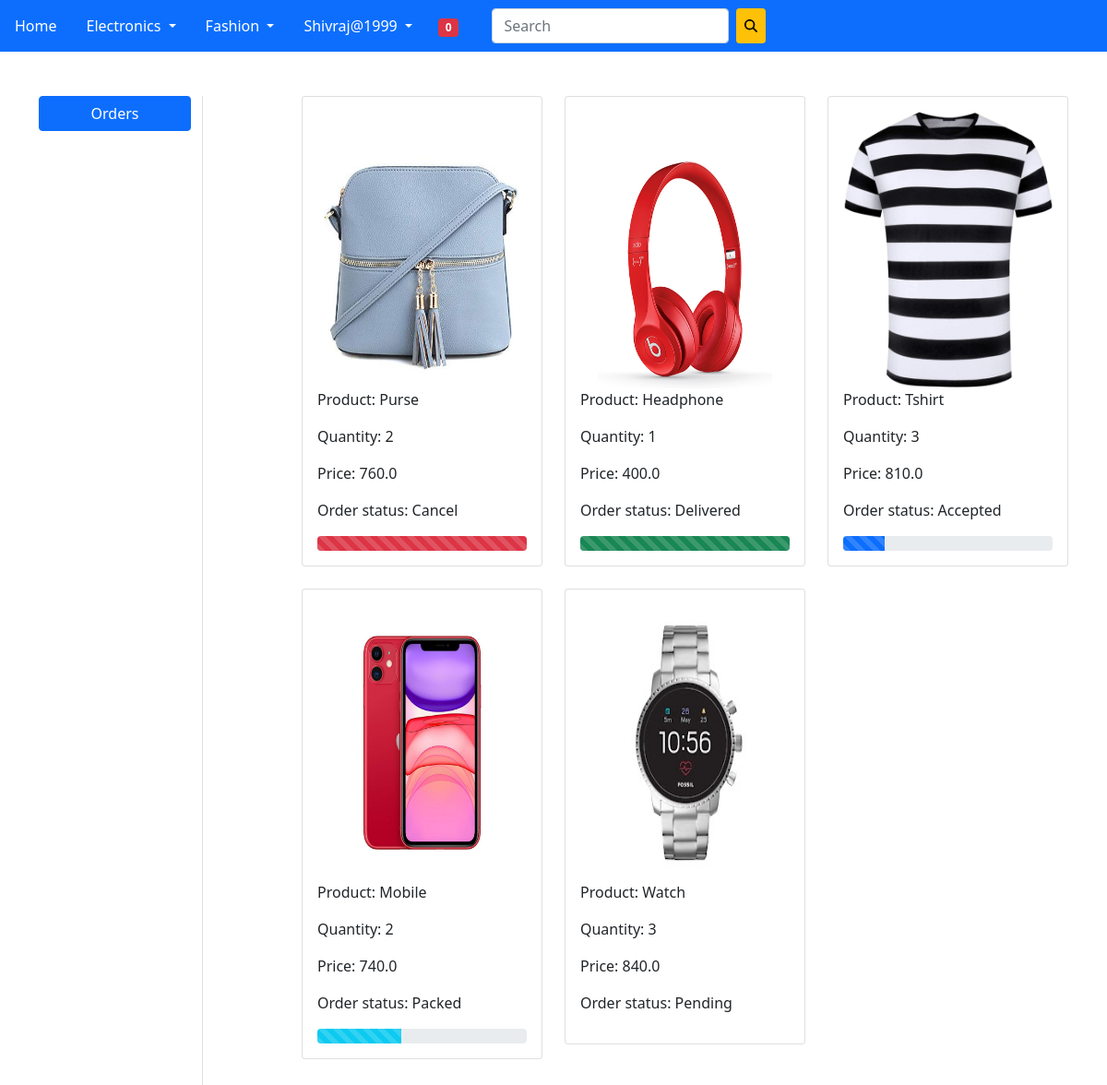
The page /orders/ (signed in) on the database its author committed.
### app/models.py (models this page shows, shortened)
class OrderPlaced(models.Model):
 user = models.ForeignKey(User, on_delete=models.CASCADE)
 customer = models.ForeignKey(Customer, on_delete=models.CASCADE)
 product = models.ForeignKey(Product, on_delete=models.CASCADE)
 quantity = models.PositiveIntegerField(default=1)
 ordered_date = models.DateTimeField(auto_now_add=True)
 status = models.CharField(max_length=50,choices=STATUS_CHOICES,default='Pending')
 @property
 def total_cost(self):
  return self.quantity * self.product.discounted_price

class Product(models.Model):
 title = models.CharField(max_length=100)
 selling_price = models.FloatField()
 discounted_price = models.FloatField()
 description = models.TextField()
 brand = models.CharField(max_length=100)
 category = models.CharField(choices=CATEGORY_CHOICES,max_length=2)
 product_image = models.ImageField(upload_to='productimg')

### app/views.py (the view)
# urls.py: path('orders/', views.orders, name='orders'),
def orders(request):
 if request.user.is_authenticated:
  user = request.user
  op = OrderPlaced.objects.filter(user=user)
  cart_count = Cart.objects.all().count()
  return render(request, 'app/orders.html',{'order_placed':op,'cart_count':cart_count})
 else:
  return HttpResponseRedirect('/accounts/login/')

### app/templates/app/orders.html (shortened to what this page needs)
{% extends 'app/base.html' %} {% load static %} {% block title %}Orders placed{% endblock title %} {% block main-content %}
<div class="container my-5">
    <div class="row">
        <div class="col-sm-2 border-end">
            <ul class="list-unstyled">
                <li class="d-grid"><a href="{% url 'orders' %}" class="btn btn-primary">Orders</a></li>
            </ul>
        </div>
        <div class="col-sm-9 offset-sm-1">
            <div class="row mb-3">
                {% for op in order_placed %}
                <div class="col-sm-4">
                    <div class="card">
                        <div class="card-body">
                            <img src="{{op.product.product_image.url}}" alt="" srcset="" class="card-img-top" height="300">
                            <p>Product: {{op.product.title}}</p>
                            <p>Quantity: {{op.quantity}}</p>
                            <p>Price: {{op.total_cost}}</p>
                            <p>Order status: {{op.status}}</p>
                            {% if op.status == 'Accepted' %}
                            <div class="progress">
                                <div class="progress-bar progress-bar-striped progress-bar-animated" role="progressbar" style="width: 20%" aria-valuenow="20" aria-valuemin="0" aria-valuemax="100">
                                </div>
                            </div>
                            {% endif %} {% if op.status == 'Packed' %}
                            <div class="progress">
                                <div class="progress-bar progress-bar-striped progress-bar-animated bg-info" role="progressbar" style="width: 40%" aria-valuenow="40" aria-valuemin="0" aria-valuemax="100">
                                </div>
                            </div>
                            {% endif %}  {% if op.status == 'Delivered' %}
                            <div class="progress">
                                <div class="progress-bar progress-bar-striped bg-success" role="progressbar" style="width: 100%" aria-valuenow="100" aria-valuemin="0" aria-valuemax="100">
                                </div>
                            </div>
                            {% endif %}{% if op.status == 'Cancel' %}
                            <div class="progress">
                                <div class="progress-bar progress-bar-striped bg-danger" role="progressbar" style="width: 100%" aria-valuenow="100" aria-valuemin="0" aria-valuemax="100">
                                </div>
                            </div>
                            {% endif %}
                        </div>
                    </div><br>
                </div>
                {% endfor %}
            </div>
        </div>
    </div>
</div>
{% endblock main-content %}

### app/templates/app/base.html (shortened to what this page needs)
<!doctype html> {% load static %}
<html lang="en">
<head>
    <link href="https://cdn.jsdelivr.net/npm/bootstrap@5.0.0-beta1/dist/css/bootstrap.min.css" rel="stylesheet">
    <link rel="stylesheet" href="{% static 'app/css/owl.carousel.min.css' %}">
    <link rel="stylesheet" href="{% static 'app/css/all.min.css' %}">
    <link rel="stylesheet" href="{% static 'app/css/style.css' %}">
</head>
<body>
    <nav class="navbar navbar-expand-sm navbar-dark bg-primary">
        <div class="collapse navbar-collapse" id="navbarSupportedContent">
            <ul class="navbar-nav mr-auto">
                <li class="nav-item mx-2">
                    <a class="nav-link active" aria-current="page" href="/">Home</a>
                </li>
                <li class="nav-item dropdown mx-2">
                    <a class="nav-link dropdown-toggle text-white" href="#" id="electronicsDropdown" role="button" data-bs-toggle="dropdown" aria-expanded="false">
               Electronics
             </a>
                </li>
                <li class="nav-item dropdown mx-2">
                    <a class="nav-link dropdown-toggle text-white" href="#" id="fashionDropdown" role="button" data-bs-toggle="dropdown" aria-expanded="false">
               Fashion
             </a>
                </li>
            </ul>
            <div>
                <ul class="navbar-nav mx-2">
                    {% if request.user.is_authenticated %}
                    <li class="nav-item dropdown">
                        <a class="nav-link dropdown-toggle text-white" href="#" id="profileDropdown" role="button" data-bs-toggle="dropdown" aria-expanded="false">
                {{request.user.username|capfirst}}
              </a>
                    </li>
                    <li class="nav-item mx-2">
                        <a href="{% url 'showcart' %}" class="nav-link text-white"><span class="badge bg-danger mx-1">{{cart_count}}</span> </a>
                    </li>
                    {% endif %}
                </ul>
            </div>
            <form class="d-flex mx-2" method="GET" action="/search">
                <input class="form-control me-2" type="search" placeholder="Search" aria-label="Search" id="user" name="query">
                <button class="btn btn-warning btn-sm" type="submit"><i class="fas fa-search"></i></button>
            </form>
        </div>
    </nav>
    {% block banner_slider %} {% endblock banner_slider %} {% block livesale %} {% endblock livesale %} {% block main-content %} {% endblock main-content %}
</body>
</html>

### rows shown on the page
OrderPlaced: product.product_image (picture), product "Purse", quantity "2", total_cost "760.0", status "Cancel"
OrderPlaced: product.product_image (picture), product "Headphone", quantity "1", total_cost "400.0", status "Delivered"
OrderPlaced: product.product_image (picture), product "Tshirt", quantity "3", total_cost "810.0", status "Accepted"
OrderPlaced: product.product_image (picture), product "Mobile", quantity "2", total_cost "740.0", status "Packed"
OrderPlaced: product.product_image (picture), product "Watch", quantity "3", total_cost "840.0", status "Pending"

### other values the page prints
{{ request.user.username|capfirst }} "Shivraj@1999"
{{ cart_count }} "0"
